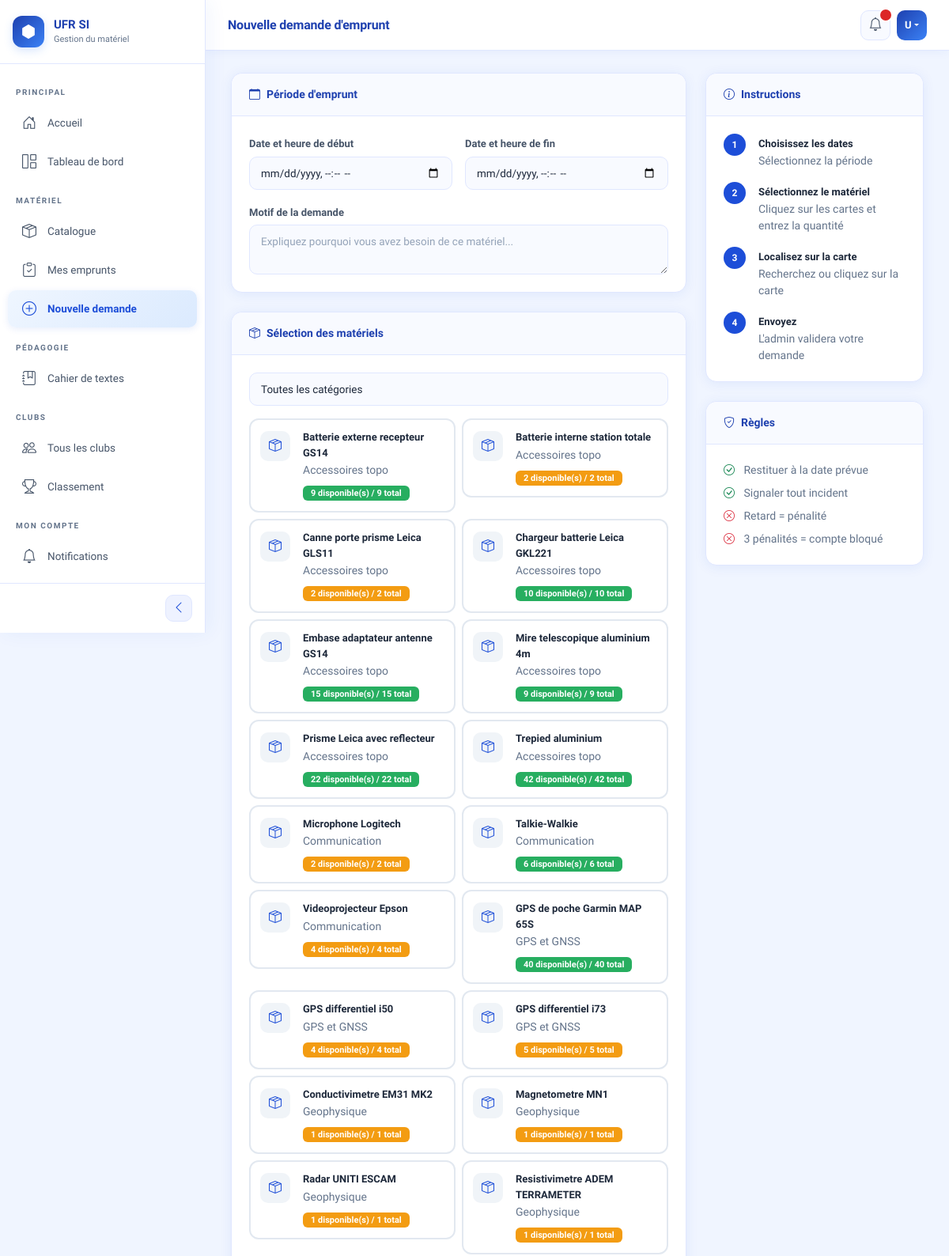
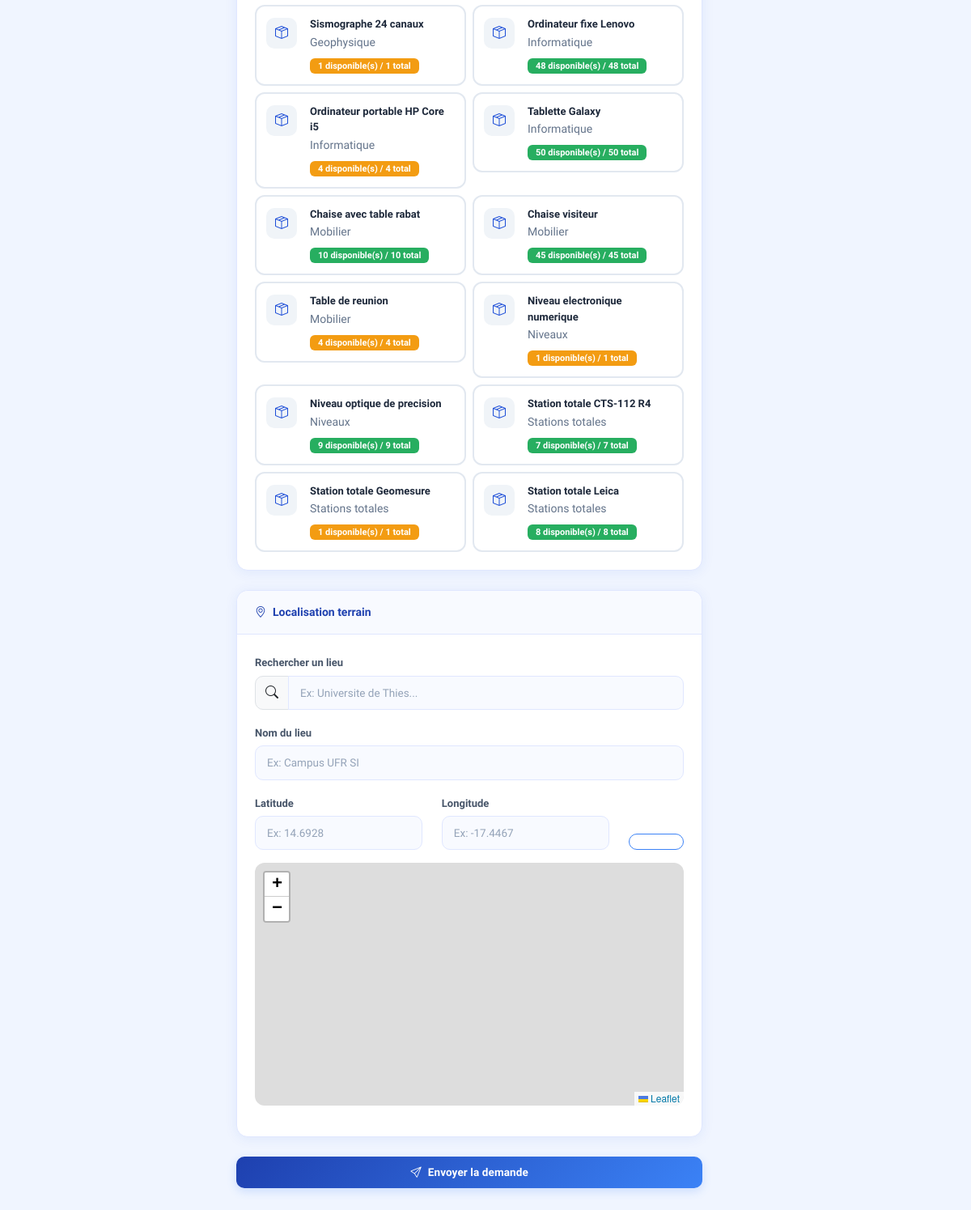
/emprunts/nouvelle/ (signed in), run on the app's committed database (2 pictures, top to bottom).
### comptes/models.py (models this page shows, shortened)
class Utilisateur(AbstractUser):
    ROLES = [
        ('etudiant', 'Étudiant'),
        ('enseignant', 'Enseignant'),
        ('technicien', 'Technicien'),
        ('admin', 'Administrateur'),
    ]
    role = models.CharField(max_length=20, choices=ROLES, default='etudiant')
    telephone = models.CharField(max_length=20, blank=True)
    filiere = models.CharField(max_length=100, blank=True)
    niveau = models.CharField(max_length=20, blank=True)
    penalite = models.IntegerField(default=0)
    bloque = models.BooleanField(default=False)

### materiel/models.py (models this page shows, shortened)
class Materiel(models.Model):
    ETATS = [
        ('disponible', 'Disponible'),
        ('emprunte', 'Emprunté'),
        ('maintenance', 'En maintenance'),
        ('hors_service', 'Hors service'),
    ]
    nom = models.CharField(max_length=200)
    categorie = models.ForeignKey(
        Categorie,
        on_delete=models.SET_NULL,
        null=True,
        related_name='materiels'
    )
    numero_serie = models.CharField(max_length=100, unique=True)
    etat = models.CharField(max_length=20, choices=ETATS, default='disponible')
    photo = models.ImageField(upload_to='materiels/photos/', blank=True)
    description = models.TextField(blank=True)
    date_acquisition = models.DateField(null=True, blank=True)
    code_qr = models.ImageField(upload_to='materiels/qrcodes/', blank=True)
    quantite_stock = models.IntegerField(default=1, verbose_name='Quantité en stock')
    quantite_disponible = models.IntegerField(default=1, verbose_name='Quantité disponible')

class Categorie(models.Model):
    libelle = models.CharField(max_length=100)
    description = models.TextField(blank=True)
    def __str__(self):
        return self.libelle

### emprunts/views.py (the view, shortened to what this page needs)
# urls.py: path('nouvelle/', views.nouvelle_demande, name='nouvelle_demande'),
@login_required
def nouvelle_demande(request):
    from clubs.models import MembreClub, Club
    club_id = request.GET.get('club') or request.POST.get('club_id')
    club = None
    est_president = False
    materiels = Materiel.objects.filter(
        quantite_disponible__gt=0
    ).select_related('categorie').order_by('categorie__libelle', 'nom')
    categories = Categorie.objects.all().order_by('libelle')
    return render(request, 'emprunts/nouvelle_demande.html', {
        'materiels': materiels,
        'categories': categories,
        'club': club,
        'est_president': est_president,
    })

### templates/emprunts/nouvelle_demande.html (shortened to what this page needs)
{% extends 'base.html' %}
{% block page_titre %}Nouvelle demande d'emprunt{% endblock %}
{% block extra_css %}
<link rel="stylesheet" href="https://unpkg.com/leaflet@1.9.4/dist/leaflet.css"/>
{% endblock %}
{% block contenu %}
<div class="row g-4">
  <div class="col-md-8">
    <form method="post" id="form-demande">
      <div class="card mb-4">
        <div class="card-header">
          <i class="bi bi-calendar me-2"></i>Période d'emprunt
        </div>
        <div class="card-body">
          <div class="row g-3">
            <div class="col-md-6">
              <label class="form-label">Date et heure de début</label>
              <input type="datetime-local" name="date_debut"
                     class="form-control" required>
            </div>
            <div class="col-md-6">
              <label class="form-label">Date et heure de fin</label>
              <input type="datetime-local" name="date_fin"
                     class="form-control" required>
            </div>
          </div>
          <div class="mt-3">
            <label class="form-label">Motif de la demande</label>
            <textarea name="motif" class="form-control" rows="2"
              placeholder="Expliquez pourquoi vous avez besoin de ce matériel..."></textarea>
          </div>
        </div>
      </div>
      <div class="card mb-4">
        <div class="card-header">
          <i class="bi bi-box-seam me-2"></i>Sélection des matériels
        </div>
        <div class="card-body">
          <div class="mb-3">
            <select class="form-select" id="filtre-categorie"
                    onchange="filtrerCategorie(this.value)">
              <option value="">Toutes les catégories</option>
            </select>
          </div>
          <div class="row g-2" id="liste-materiels">
            {% for materiel in materiels %}
            <div class="col-md-6 materiel-item"
                 data-categorie="{{ materiel.categorie.id }}">
              <div class="materiel-card" id="card-{{ materiel.id }}"
                   onclick="toggleMateriel('{{ materiel.id }}')">
                <div class="d-flex align-items-start gap-3">
                  <div style="width:38px; height:38px; border-radius:10px;
                       background:#f0f4f8; display:flex; align-items:center;
                       justify-content:center; flex-shrink:0; margin-top:2px;">
                    <i class="bi bi-box-seam"
                       style="color:var(--primary); font-size:16px;"></i>
                  </div>
                  <div class="flex-grow-1">
                    <strong style="font-size:13px; display:block;">
                      {{ materiel.nom }}
                    </strong>
                    <small class="text-muted">{{ materiel.categorie }}</small>
                    <div class="mt-1">
                      <span class="badge
                        {% if materiel.quantite_disponible > 5 %}stock-badge-ok
                        {% elif materiel.quantite_disponible > 0 %}stock-badge-low
                        {% else %}stock-badge-empty{% endif %}"
                        style="font-size:11px;">
                        {{ materiel.quantite_disponible }} disponible(s)
                        / {{ materiel.quantite_stock }} total
                      </span>
                    </div>
                  </div>
                </div>
              </div>
            </div>
            {% empty %}
            <div class="col-12 text-center text-muted py-4">
              <i class="bi bi-inbox display-4 d-block mb-2"></i>
              Aucun matériel disponible
            </div>
            {% endfor %}
          </div>
        </div>
      </div>
      <div class="card mb-4">
        <div class="card-header">
          <i class="bi bi-geo-alt me-2"></i>Localisation terrain
        </div>
        <div class="card-body">
          <div class="mb-3 search-box">
            <label class="form-label">Rechercher un lieu</label>
            <div class="input-group">
              <span class="input-group-text"
                    style="border-radius:10px 0 0 10px;">
                <i class="bi bi-search"></i>
              </span>
              <input type="text" id="recherche-lieu" class="form-control"
                     placeholder="Ex: Universite de Thies..."
                     style="border-radius:0 10px 10px 0;"
                     oninput="rechercherLieu(this.value)">
            </div>
          </div>
          <div class="mb-3">
            <label class="form-label">Nom du lieu</label>
            <input type="text" name="libelle" id="libelle"
                   class="form-control" placeholder="Ex: Campus UFR SI" required>
          </div>
          <div class="row mb-3">
            <div class="col-md-5">
              <label class="form-label">Latitude</label>
              <input type="text" name="latitude" id="latitude"
                     class="form-control" placeholder="Ex: 14.6928"
                     oninput="mettreAJourDepuisCoords()">
            </div>
            <div class="col-md-5">
              <label class="form-label">Longitude</label>
              <input type="text" name="longitude" id="longitude"
                     class="form-control" placeholder="Ex: -17.4467"
                     oninput="mettreAJourDepuisCoords()">
            </div>
            <div class="col-md-2 d-flex align-items-end">
              <button type="button" class="btn btn-outline-primary w-100"
                      onclick="maPosition()" title="Ma position">
              </button>
            </div>
          </div>
          <div id="map" class="mb-3"></div>
        </div>
      </div>
      <button type="submit" class="btn btn-primary w-100 mb-4">
        <i class="bi bi-send me-2"></i>Envoyer la demande
      </button>
    </form>
  </div>
  <div class="col-md-4">
    <div class="card mb-4">
      <div class="card-header">
        <i class="bi bi-info-circle me-2"></i>Instructions
      </div>
      <div class="card-body">
        {% for num, titre, desc in steps %}
        {% empty %}
        <div class="d-flex gap-3 mb-3">
          <div style="width:28px; height:28px; border-radius:50%;
               background:var(--primary); color:white; display:flex;
               align-items:center; justify-content:center;
               font-weight:700; font-size:12px; flex-shrink:0;">1</div>
          <div>
            <strong style="font-size:13px;">Choisissez les dates</strong>
            <p class="text-muted small mb-0">Sélectionnez la période</p>
          </div>
        </div>
        <div class="d-flex gap-3 mb-3">
          <div style="width:28px; height:28px; border-radius:50%;
               background:var(--primary); color:white; display:flex;
               align-items:center; justify-content:center;
               font-weight:700; font-size:12px; flex-shrink:0;">2</div>
          <div>
            <strong style="font-size:13px;">Sélectionnez le matériel</strong>
            <p class="text-muted small mb-0">Cliquez sur les cartes et entrez la quantité</p>
          </div>
        </div>
        <div class="d-flex gap-3 mb-3">
          <div style="width:28px; height:28px; border-radius:50%;
               background:var(--primary); color:white; display:flex;
               align-items:center; justify-content:center;
               font-weight:700; font-size:12px; flex-shrink:0;">3</div>
          <div>
            <strong style="font-size:13px;">Localisez sur la carte</strong>
            <p class="text-muted small mb-0">Recherchez ou cliquez sur la carte</p>
          </div>
        </div>
        <div class="d-flex gap-3">
          <div style="width:28px; height:28px; border-radius:50%;
               background:var(--primary); color:white; display:flex;
               align-items:center; justify-content:center;
               font-weight:700; font-size:12px; flex-shrink:0;">4</div>
          <div>
            <strong style="font-size:13px;">Envoyez</strong>
            <p class="text-muted small mb-0">L'admin validera votre demande</p>
          </div>
        </div>
        {% endfor %}
      </div>
    </div>
    <div class="card">
      <div class="card-header">
        <i class="bi bi-shield-check me-2"></i>Règles
      </div>
      <div class="card-body">
        <ul class="list-unstyled small text-muted mb-0">
          <li class="mb-2">
            <i class="bi bi-check-circle text-success me-2"></i>
            Restituer à la date prévue
          </li>
          <li class="mb-2">
            <i class="bi bi-check-circle text-success me-2"></i>
            Signaler tout incident
          </li>
          <li class="mb-2">
            <i class="bi bi-x-circle text-danger me-2"></i>
            Retard = pénalité
          </li>
          <li>
            <i class="bi bi-x-circle text-danger me-2"></i>
            3 pénalités = compte bloqué
          </li>
        </ul>
      </div>
    </div>
  </div>
</div>
{% endblock %}

### templates/base.html (shortened to what this page needs)
<!DOCTYPE html>
<html lang="fr">
<head>
  {% load static %}
  <link href="https://cdn.jsdelivr.net/npm/bootstrap@5.3.0/dist/css/bootstrap.min.css" rel="stylesheet">
  <link href="https://cdn.jsdelivr.net/npm/bootstrap-icons@1.10.0/font/bootstrap-icons.css" rel="stylesheet">
  <link rel="stylesheet" href="{% static 'css/style.css' %}">
  {% block extra_css %}{% endblock %}
</head>
<body>
<div class="sidebar" id="sidebar">
  <div class="sidebar-brand">
    <div class="sidebar-brand-icon">
      <i class="bi bi-hexagon-fill"></i>
    </div>
    <div class="sidebar-brand-text">
      <h4>UFR SI</h4>
      <p>Gestion du matériel</p>
    </div>
  </div>
  <nav class="sidebar-nav">
    <div class="nav-section">Principal</div>
    <a href="{% url 'accueil' %}" class="sidebar-link" data-label="Accueil">
      <i class="bi bi-house-door"></i>
      <span class="nav-label">Accueil</span>
    </a>
    {% if user.is_authenticated %}
    <a href="{% url 'tableau_de_bord' %}" class="sidebar-link" data-label="Tableau de bord">
      <i class="bi bi-grid-1x2"></i>
      <span class="nav-label">Tableau de bord</span>
    </a>
    {% endif %}
    <div class="nav-section">Matériel</div>
    <a href="{% url 'liste_materiels' %}" class="sidebar-link" data-label="Catalogue">
      <i class="bi bi-box-seam"></i>
      <span class="nav-label">Catalogue</span>
    </a>
    {% if user.is_authenticated %}
    <a href="{% url 'liste_demandes' %}" class="sidebar-link" data-label="Mes emprunts">
      <i class="bi bi-clipboard-check"></i>
      <span class="nav-label">Mes emprunts</span>
    </a>
    <a href="{% url 'nouvelle_demande' %}" class="sidebar-link" data-label="Nouvelle demande">
      <i class="bi bi-plus-circle"></i>
      <span class="nav-label">Nouvelle demande</span>
    </a>
    {% endif %}
    <div class="nav-section">Pédagogie</div>
    <a href="{% url 'liste_cours' %}" class="sidebar-link" data-label="Cahier de textes">
      <i class="bi bi-journal-bookmark"></i>
      <span class="nav-label">Cahier de textes</span>
    </a>
    <div class="nav-section">Clubs</div>
    <a href="{% url 'liste_clubs' %}" class="sidebar-link" data-label="Clubs">
      <i class="bi bi-people"></i>
      <span class="nav-label">Tous les clubs</span>
    </a>
    <a href="{% url 'classement_clubs' %}" class="sidebar-link" data-label="Classement">
      <i class="bi bi-trophy"></i>
      <span class="nav-label">Classement</span>
    </a>
    {% if user.is_authenticated %}
    <div class="nav-section">Mon compte</div>
    <a href="{% url 'mes_notifications' %}" class="sidebar-link" data-label="Notifications">
      <i class="bi bi-bell"></i>
      <span class="nav-label">Notifications</span>
    </a>
    <a href="{% url 'parametres' %}" class="sidebar-link" data-label="Paramètres">
    </a>
    {% endif %}
  </nav>
  <div class="sidebar-toggle-btn">
    <button class="toggle-btn" id="toggleSidebarBtn" title="Réduire le menu">
      <i class="bi bi-chevron-left" id="toggleIcon"></i>
    </button>
  </div>
</div>
<div class="topbar" id="topbar">
  <div class="d-flex align-items-center gap-3">
    <span class="topbar-title">{% block page_titre %}UFR SI{% endblock %}</span>
  </div>
  <div class="topbar-right">
    {% if user.is_authenticated %}
    <a href="{% url 'mes_notifications' %}" class="topbar-btn position-relative" title="Notifications">
      <i class="bi bi-bell"></i>
      <span class="notif-badge" id="notif-badge" style="display:none;"></span>
    </a>
    <div class="dropdown">
      <button class="user-avatar dropdown-toggle" data-bs-toggle="dropdown" style="border:none;">
        {{ user.first_name|first|upper|default:"U" }}{{ user.last_name|first|upper|default:"" }}
      </button>
    </div>
    {% else %}
    <a href="{% url 'connexion' %}" class="btn btn-primary btn-sm">
      <i class="bi bi-box-arrow-in-right me-1"></i>Se connecter
    </a>
    {% endif %}
  </div>
</div>
<div class="main-content" id="mainContent">
  {% block contenu %}{% endblock %}
</div>
{% load static %}
</body>
</html>

### templates/emprunts/nouvelle_demande.html (style rules this page uses)
#map { height: 300px; border-radius: 12px; }
.search-box { position: relative; }
.materiel-card { border: 2px solid #e2e8f0; border-radius: 12px; padding: 12px; cursor: pointer; transition: all 0.3s; }
.stock-badge-ok { background: #27ae60; color: white; }
.stock-badge-low { background: #f39c12; color: white; }

### data on the page
Utilisateur: first_name|first "U"
Materiel: nom "Batterie externe recepteur GS14", categorie "Accessoires topo", quantite_disponible "9", quantite_stock "9"
Materiel: nom "Batterie interne station totale", categorie "Accessoires topo", quantite_disponible "2", quantite_stock "2"
Materiel: nom "Canne porte prisme Leica GLS11", categorie "Accessoires topo", quantite_disponible "2", quantite_stock "2"
Materiel: nom "Chargeur batterie Leica GKL221", categorie "Accessoires topo", quantite_disponible "10", quantite_stock "10"
Materiel: nom "Embase adaptateur antenne GS14", categorie "Accessoires topo", quantite_disponible "15", quantite_stock "15"
Materiel: nom "Mire telescopique aluminium 4m", categorie "Accessoires topo", quantite_disponible "9", quantite_stock "9"
Materiel: nom "Prisme Leica avec reflecteur", categorie "Accessoires topo", quantite_disponible "22", quantite_stock "22"
Materiel: nom "Trepied aluminium", categorie "Accessoires topo", quantite_disponible "42", quantite_stock "42"
Materiel: nom "Microphone Logitech", categorie "Communication", quantite_disponible "2", quantite_stock "2"
Materiel: nom "Talkie-Walkie", categorie "Communication", quantite_disponible "6", quantite_stock "6"
Materiel: nom "Videoprojecteur Epson", categorie "Communication", quantite_disponible "4", quantite_stock "4"
Materiel: nom "GPS de poche Garmin MAP 65S", categorie "GPS et GNSS", quantite_disponible "40", quantite_stock "40"
Materiel: nom "GPS differentiel i50", categorie "GPS et GNSS", quantite_disponible "4", quantite_stock "4"
Materiel: nom "GPS differentiel i73", categorie "GPS et GNSS", quantite_disponible "5", quantite_stock "5"
Materiel: nom "Conductivimetre EM31 MK2", categorie "Geophysique", quantite_disponible "1", quantite_stock "1"
Materiel: nom "Magnetometre MN1", categorie "Geophysique", quantite_disponible "1", quantite_stock "1"
Materiel: nom "Radar UNITI ESCAM", categorie "Geophysique", quantite_disponible "1", quantite_stock "1"
Materiel: nom "Resistivimetre ADEM TERRAMETER", categorie "Geophysique", quantite_disponible "1", quantite_stock "1"
Materiel: nom "Sismographe 24 canaux", categorie "Geophysique", quantite_disponible "1", quantite_stock "1"
Materiel: nom "Ordinateur fixe Lenovo", categorie "Informatique", quantite_disponible "48", quantite_stock "48"
Materiel: nom "Ordinateur portable HP Core i5", categorie "Informatique", quantite_disponible "4", quantite_stock "4"
Materiel: nom "Tablette Galaxy", categorie "Informatique", quantite_disponible "50", quantite_stock "50"
Materiel: nom "Chaise avec table rabat", categorie "Mobilier", quantite_disponible "10", quantite_stock "10"
Materiel: nom "Chaise visiteur", categorie "Mobilier", quantite_disponible "45", quantite_stock "45"
Materiel: nom "Table de reunion", categorie "Mobilier", quantite_disponible "4", quantite_stock "4"
Materiel: nom "Niveau electronique numerique", categorie "Niveaux", quantite_disponible "1", quantite_stock "1"
Materiel: nom "Niveau optique de precision", categorie "Niveaux", quantite_disponible "9", quantite_stock "9"
Materiel: nom "Station totale CTS-112 R4", categorie "Stations totales", quantite_disponible "7", quantite_stock "7"
Materiel: nom "Station totale Geomesure", categorie "Stations totales", quantite_disponible "1", quantite_stock "1"
Materiel: nom "Station totale Leica", categorie "Stations totales", quantite_disponible "8", quantite_stock "8"
